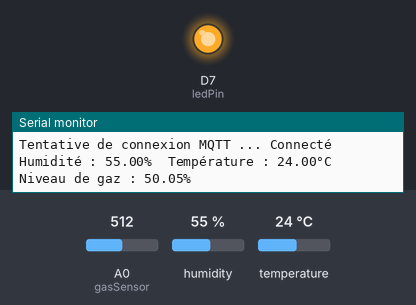
Recording of a sketch running on a simulated ESP8266 (NodeMCU). On the bench: output pins drawn as LEDs (lit = HIGH), the last lines printed to the serial monitor. The inputs (shaded band) are chosen by the test bench; at power-on: A0 (gasSensor) = 512, humidity 55 %, temperature 24 °C. WiFi joins after 1.5 s; servers stay silent unless stated; no MQTT or app messages arrive unless stated.

Above: at 2.7 s.
2.8 s: A0 (gasSensor) set to 265
5.5 s: A0 (gasSensor) set to 244
At 6.0 s:
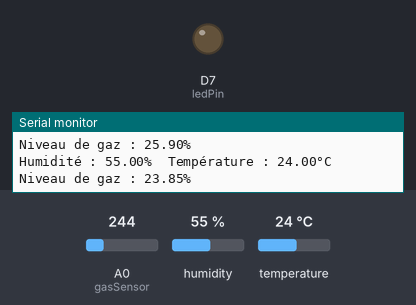
8.2 s: A0 (gasSensor) set to 306
At 10.9 s:
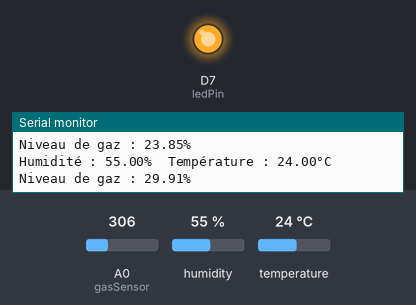
11.2 s: A0 (gasSensor) set to 122
At 12.5 s:
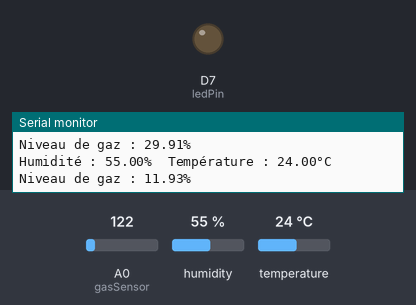
Timing chart, 0 to 14.2 s (numbered marks = the images above; inputs shaded):
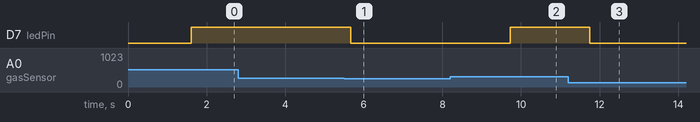

The sketch:

version_3.ino
```cpp
#include <PubSubClient.h>
#include <ESP8266WiFi.h>
#include <DHT.h>

#define DHTPIN D2       // Broche de données du capteur DHT
#define DHTTYPE DHT11   // Utilisation du capteur DHT11

// Initialise le capteur DHT
DHT dht(DHTPIN, DHTTYPE);

const int gasSensor = A0; // Broche du capteur de gaz
const int ledPin = D7;    // Broche de la LED

const char* ssid = "LOM"; // Modifiez avec votre SSID
const char* password = "adminadmin"; // Modifiez avec votre mot de passe
const char* mqtt_server = "192.168.1.137";
const int mqtt_port = 1883;
const char* mqtt_user = "grp2"; // Laissez vide si non nécessaire
const char* mqtt_password = "adminadmin"; // Laissez vide si non nécessaire
const char* mqtt_topic = "zone-verte";

WiFiClient espClient;
PubSubClient client(espClient);

void setup_wifi() {
  delay(10);
  Serial.println();
  Serial.print("Connexion au réseau WiFi: ");
  Serial.println(ssid);

  WiFi.begin(ssid, password);

  while (WiFi.status() != WL_CONNECTED) {
    delay(500);
    Serial.print(".");
  }

  Serial.println("");
  Serial.println("WiFi connecté");
  Serial.println("Adresse IP: ");
  Serial.println(WiFi.localIP());
}

void reconnect() {
  while (!client.connected()) {
    Serial.print("Tentative de connexion MQTT ... ");
    if (client.connect("ESP8266Client", mqtt_user, mqtt_password)) {
      Serial.println("Connecté");
    } else {
      Serial.print("Échec, rc=");
      Serial.print(client.state());
      Serial.println(" Nouvelle tentative dans 5 secondes");
      delay(5000);
    }
  }
}

void setup() {
  Serial.begin(9600);
  setup_wifi();
  client.setServer(mqtt_server, mqtt_port);

  // Initialise le capteur DHT
  dht.begin();

  // Configure la broche de la LED comme sortie
  pinMode(ledPin, OUTPUT);
}

void loop() {
  if (!client.connected()) {
    reconnect();
  }
  client.loop();

  // Lecture de l'humidité relative
  float humidity = dht.readHumidity();

  // Lecture de la température en degrés Celsius
  float temperature = dht.readTemperature();

  // Vérifie si la lecture du capteur a échoué
  if (isnan(humidity) || isnan(temperature)) {
    Serial.println("Échec de la lecture du capteur DHT !");
    return;
  }

  // Affiche les données lues sur le moniteur série
  Serial.print("Humidité : ");
  Serial.print(humidity);
  Serial.print("%\t");

  Serial.print("Température : ");
  Serial.print(temperature);
  Serial.println("°C");

  // Lecture du niveau de gaz (MQ-5)
  float gasLevel = analogRead(gasSensor) * 100.0 / 1023;

  // Affichage du niveau de gaz
  Serial.print("Niveau de gaz : ");
  Serial.print(gasLevel);
  Serial.println("%");

  // Allume la LED si le niveau de gaz dépasse 25 %
  if (gasLevel > 25) {
    digitalWrite(ledPin, HIGH);
  } else {
    digitalWrite(ledPin, LOW);
  }

  // Envoi des données MQTT
  client.publish(mqtt_topic, String("Humidité : " + String(humidity) + "%").c_str());
  client.publish(mqtt_topic, String("Température : " + String(temperature) + "°C").c_str());
  client.publish(mqtt_topic, String("Niveau de gaz : " + String(gasLevel) + "%").c_str());

  delay(2000); // Attendre avant de publier de nouvelles données
}
```

Measured:
- the behaviour switches between 256 and 255 on A0 (gasSensor) (found by bisection; images 0 and 1)
- after the input at 5.5 s, D7 (ledPin): HIGH → LOW after 0.17 s
- after the input at 8.2 s, D7 (ledPin): LOW → HIGH after 1.5 s
- after the input at 11.2 s, D7 (ledPin): HIGH → LOW after 0.56 s
